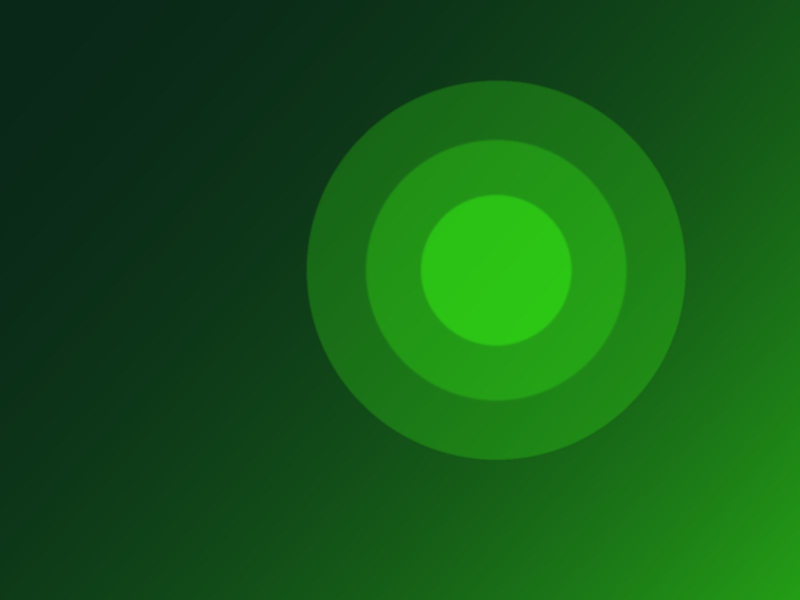
#> input picture assets/images/sample-01.jpg, 1600 x 1200 px (shown at 1/2 size); its folder holds 4 pictures in this run
$ python strip_exif.py ../assets/images
#> lines starting #> are read from the running program, lines starting #| are printed output that depends on the picture
#!/usr/bin/env python3
"""
strip_exif.py — Siapkan foto untuk galeri dengan aman.

  * Menghapus SEMUA metadata (EXIF, GPS/lokasi, info kamera, XMP, komentar).
  * Memutar gambar sesuai orientasi EXIF sebelum metadata dibuang.
  * Mengecilkan foto besar (default sisi terpanjang 1600 px).
  * Membuat thumbnail untuk grid (default 800 px) di folder thumbs/.
  * TIDAK pernah menimpa file asli — hasil disimpan ke folder output.

Prepare photos for the gallery safely: strips all metadata (incl. GPS),
fixes orientation, resizes, and creates thumbnails. Originals are never
overwritten.

Kebutuhan / Requirements:
    pip install Pillow

Pemakaian / Usage:
    python tools/strip_exif.py FOLDER_FOTO_ASLI
    python tools/strip_exif.py FOLDER_FOTO_ASLI --out assets/images --max 1600 --thumb 800
"""
import argparse
import sys
from pathlib import Path

try:
    from PIL import Image, ImageOps
except ImportError:
    sys.exit("Pillow belum terpasang. Jalankan: pip install Pillow")

SUPPORTED = {".jpg", ".jpeg", ".png", ".webp"}
# Lindungi dari "decompression bomb" (gambar raksasa yang menghabiskan memori).
Image.MAX_IMAGE_PIXELS = 80_000_000


def clean_image(src: Path, dst: Path, max_side: int, quality: int) -> None:
#> called with max_side = 1600, quality = 82
    with Image.open(src) as im:
#> im is the input picture: PIL image 1600x1200 RGB; mean R, G, B 20.6, 89.4, 23.3
        im = ImageOps.exif_transpose(im)  # terapkan rotasi, lalu metadata dibuang
        if max_side > 0:
            im.thumbnail((max_side, max_side), Image.LANCZOS)

        ext = dst.suffix.lower()
        dst.parent.mkdir(parents=True, exist_ok=True)

        # Salin hanya data piksel ke gambar baru → tidak ada metadata yang terbawa.
        if ext in (".jpg", ".jpeg"):
            clean = Image.new("RGB", im.size)
#> clean: PIL image 1600x1200 RGB; every value is 0
            clean.paste(im.convert("RGB"))
            clean.save(dst, "JPEG", quality=quality, optimize=True, progressive=True)
        else:
            mode = "RGBA" if im.mode in ("RGBA", "LA", "P") else "RGB"
            clean = Image.new(mode, im.size)
            clean.paste(im.convert(mode))
            fmt = "PNG" if ext == ".png" else "WEBP"
            clean.save(dst, fmt, **({"optimize": True} if fmt == "PNG" else {"quality": quality}))


def main() -> int:
    parser = argparse.ArgumentParser(description="Hapus metadata, kecilkan foto, dan buat thumbnail.")
    parser.add_argument("input", type=Path, help="Folder berisi foto asli")
    parser.add_argument("--out", type=Path, default=Path("assets/images"), help="Folder output (default: assets/images)")
    parser.add_argument("--max", type=int, default=1600, help="Sisi terpanjang foto penuh, px (0 = tidak diubah)")
    parser.add_argument("--thumb", type=int, default=800, help="Sisi terpanjang thumbnail, px (0 = tanpa thumbnail)")
    parser.add_argument("--quality", type=int, default=82, help="Kualitas JPEG/WEBP 1-95 (default 82)")
    args = parser.parse_args()

    src_dir = args.input.resolve()
    out_dir = args.out.resolve()

    if not src_dir.is_dir():
        print(f"Folder tidak ditemukan: {src_dir}", file=sys.stderr)
        return 1
    if src_dir == out_dir:
        print("Folder input dan output tidak boleh sama (file asli tidak akan ditimpa).", file=sys.stderr)
        return 1
    if not 1 <= args.quality <= 95:
        print("--quality harus di antara 1 dan 95.", file=sys.stderr)
        return 1

    files = sorted(p for p in src_dir.iterdir() if p.is_file() and not p.is_symlink() and p.suffix.lower() in SUPPORTED)
    if not files:
        print("Tidak ada file .jpg/.jpeg/.png/.webp di folder input.")
        return 0

    ok = 0
    for f in files:
        # Nama file dibersihkan: hanya huruf, angka, '-', '_' dan '.'
        safe_name = "".join(c if c.isalnum() or c in "-_." else "-" for c in f.name)
        try:
            clean_image(f, out_dir / safe_name, args.max, args.quality)
            if args.thumb > 0:
                clean_image(f, out_dir / "thumbs" / safe_name, args.thumb, args.quality)
#> call 2 of clean_image, with max_side = 800, quality = 82
#> in clean_image (call 2), `im.thumbnail((max_side, max_side), Image.LANCZOS)`:
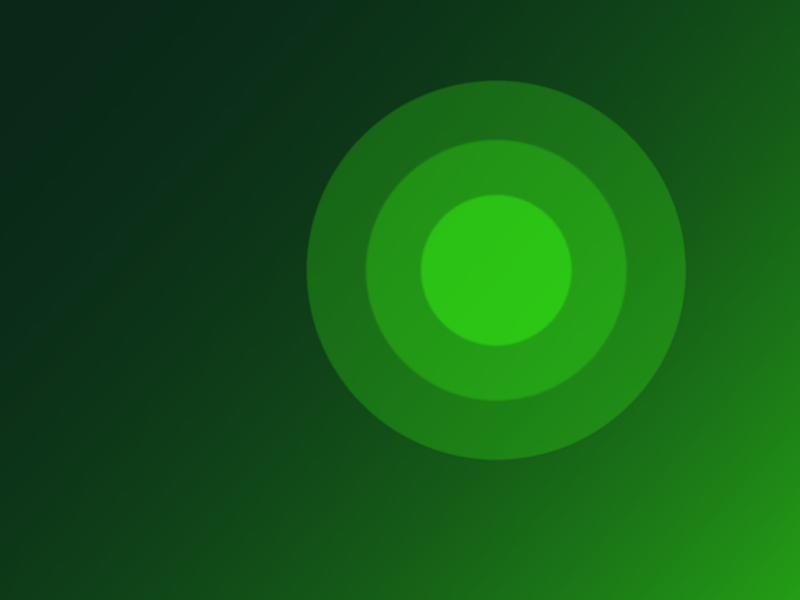
#> im: PIL image 800x600 RGB; mean R, G, B 20.6, 89.4, 23.3
#> in clean_image (call 2), `clean = Image.new("RGB", im.size)`: clean: PIL image 800x600 RGB; every value is 0
            ok += 1
            print(f"  ✓ {f.name} → {safe_name}")
        except Exception as exc:  # file rusak / bukan gambar
            print(f"  ✗ {f.name}: {exc}", file=sys.stderr)
#> pass 2 of the loop in main, `for f in files:`:
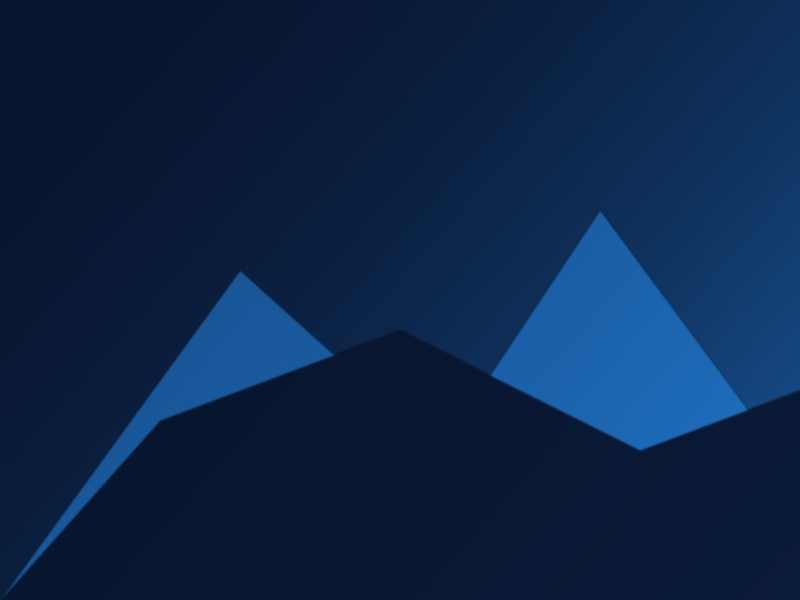
#> input picture assets/images/sample-02.jpg, 1600 x 1200 px (shown at 1/2 size)
#> in clean_image, im is the input picture: PIL image 1600x1200 RGB; mean R, G, B 11.7, 36.2, 71.5
#> in clean_image (call 4), `im.thumbnail((max_side, max_side), Image.LANCZOS)`:
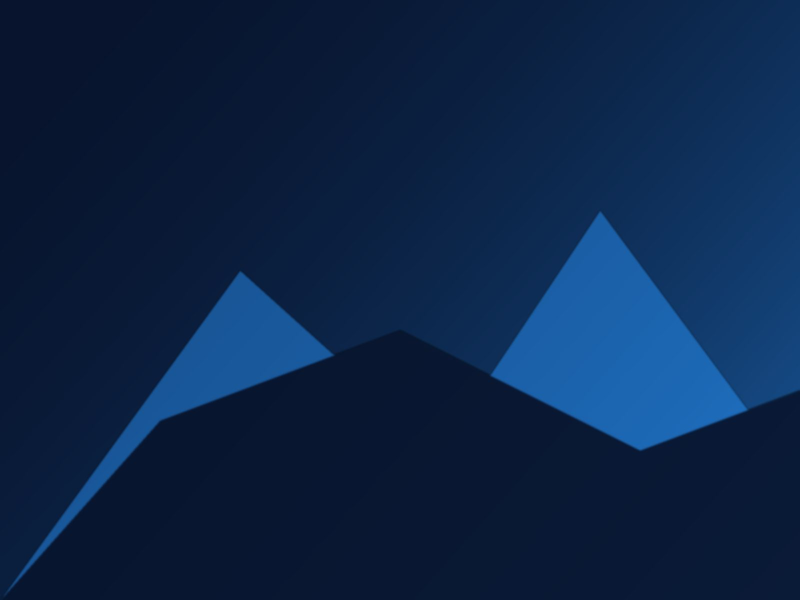
#> im: PIL image 800x600 RGB; mean R, G, B 11.7, 36.2, 71.5
#> pass 3 of the loop in main, `for f in files:`:
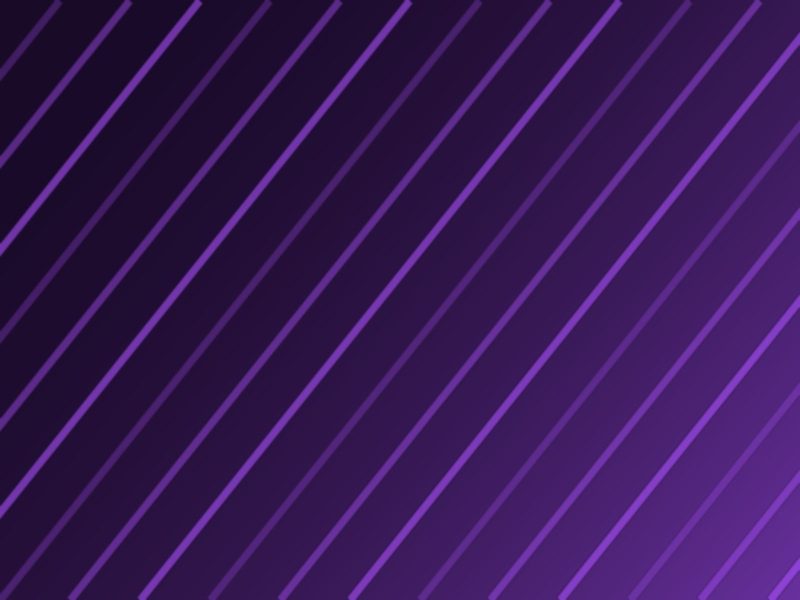
#> input picture assets/images/sample-03.jpg, 1600 x 1200 px (shown at 1/2 size)
#> in clean_image, im is the input picture: PIL image 1600x1200 RGB; mean R, G, B 54.9, 24.2, 84.5
#> in clean_image (call 6), `im.thumbnail((max_side, max_side), Image.LANCZOS)`:
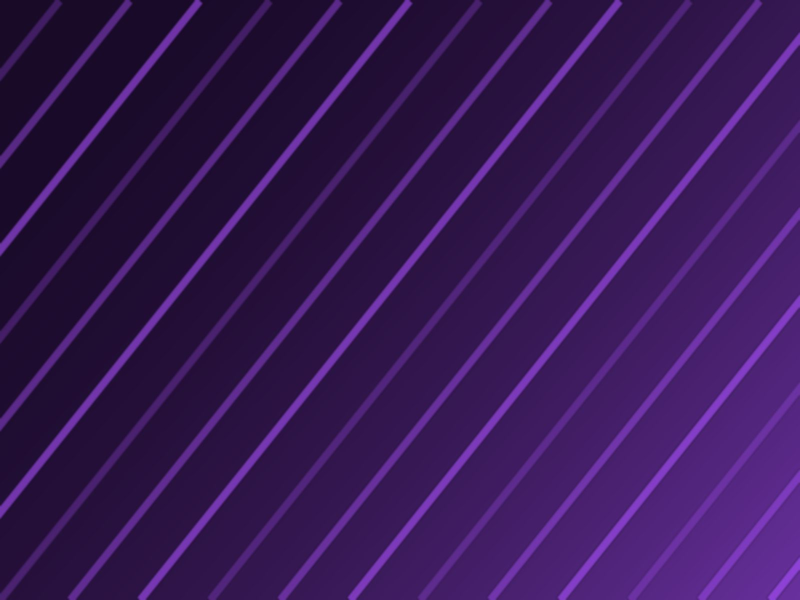
#> im: PIL image 800x600 RGB; mean R, G, B 54.9, 24.2, 84.5
#> the loop made 4 passes; the first 3 are shown

    print(f"\nSelesai: {ok}/{len(files)} foto diproses ke {out_dir}")
    return 0 if ok == len(files) else 2


if __name__ == "__main__":
    sys.exit(main())
#> (the program exits here)
